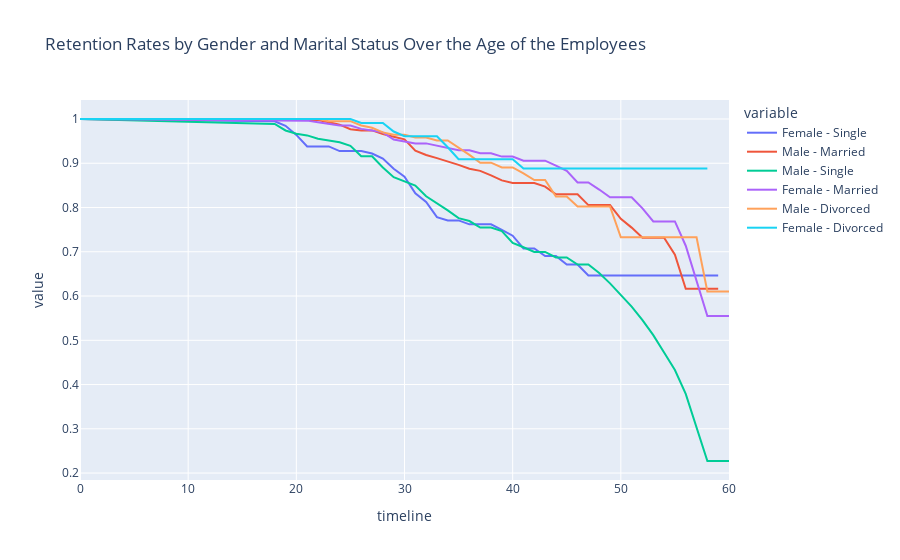

Notebook cell for this chart:
### Code cell
results5 = survival(data, 'Gender/Marital_Status', 'Age', 'Attrition')
px.line(data_frame=results5, title = "Retention Rates by Gender and Marital Status Over the Age of the Employees")

### Figure 1 — Plotly figure (JSON) as saved in the notebook; plotly's stock layout.template omitted (floating-point values rounded to 4 significant figures)
{"data": [{"hovertemplate": "variable=Female - Single<br>timeline=%{x}<br>value=%{y}<extra></extra>", "legendgroup": "Female - Single", "line": {"color": "#636efa", "dash": "solid"}, "marker": {"symbol": "circle"}, "mode": "lines", "name": "Female - Single", "orientation": "v", "showlegend": true, "type": "scatter", "x": [0, 18, 19, 20, 21, 22, 23, 24, 25, 26, 27, 28, 29, 30, 31, 32, 33, 34, 35, 36, 37, 38, 39, 40, 41, 42, 43, 44, 45, 46, 47, 48, 49, 50, 51, 52, 53, 54, 55, 56, 57, 58, 59, 60], "xaxis": "x", "y": [1, 0.995, 0.9848, 0.9641, 0.9381, 0.9381, 0.9381, 0.9275, 0.9275, 0.9275, 0.922, 0.9106, 0.8874, 0.8697, 0.8322, 0.8125, 0.7781, 0.7709, 0.7709, 0.7619, 0.7619, 0.7619, 0.7497, 0.7363, 0.7074, 0.7074, 0.6906, 0.6906, 0.6714, 0.6714, 0.6465, 0.6465, 0.6465, 0.6465, 0.6465, 0.6465, 0.6465, 0.6465, 0.6465, 0.6465, 0.6465, 0.6465, 0.6465, null], "yaxis": "y"}, {"hovertemplate": "variable=Male - Married<br>timeline=%{x}<br>value=%{y}<extra></extra>", "legendgroup": "Male - Married", "line": {"color": "#EF553B", "dash": "solid"}, "marker": {"symbol": "circle"}, "mode": "lines", "name": "Male - Married", "orientation": "v", "showlegend": true, "type": "scatter", "x": [0, 18, 19, 20, 21, 22, 23, 24, 25, 26, 27, 28, 29, 30, 31, 32, 33, 34, 35, 36, 37, 38, 39, 40, 41, 42, 43, 44, 45, 46, 47, 48, 49, 50, 51, 52, 53, 54, 55, 56, 57, 58, 59, 60], "xaxis": "x", "y": [1, 0.9988, 0.9988, 0.9988, 0.9988, 0.9975, 0.9925, 0.9874, 0.977, 0.9743, 0.9743, 0.9659, 0.96, 0.954, 0.9286, 0.9187, 0.9116, 0.9043, 0.8964, 0.8876, 0.8828, 0.8726, 0.8614, 0.8553, 0.8553, 0.8553, 0.8473, 0.8299, 0.8299, 0.8299, 0.8055, 0.8055, 0.8055, 0.7745, 0.7546, 0.7318, 0.7318, 0.7318, 0.6932, 0.6162, 0.6162, 0.6162, 0.6162, null], "yaxis": "y"}, {"hovertemplate": "variable=Male - Single<br>timeline=%{x}<br>value=%{y}<extra></extra>", "legendgroup": "Male - Single", "line": {"color": "#00cc96", "dash": "solid"}, "marker": {"symbol": "circle"}, "mode": "lines", "name": "Male - Single", "orientation": "v", "showlegend": true, "type": "scatter", "x": [0, 18, 19, 20, 21, 22, 23, 24, 25, 26, 27, 28, 29, 30, 31, 32, 33, 34, 35, 36, 37, 38, 39, 40, 41, 42, 43, 44, 45, 46, 47, 48, 49, 50, 51, 52, 53, 54, 55, 56, 57, 58, 59, 60], "xaxis": "x", "y": [1, 0.9889, 0.9741, 0.9667, 0.9629, 0.9552, 0.9513, 0.9474, 0.9395, 0.9156, 0.9156, 0.8903, 0.8684, 0.8592, 0.8497, 0.8254, 0.8099, 0.7935, 0.776, 0.7694, 0.7548, 0.7548, 0.7466, 0.7199, 0.7103, 0.6995, 0.6995, 0.6871, 0.6871, 0.6711, 0.6711, 0.6519, 0.6286, 0.6035, 0.576, 0.5457, 0.5116, 0.4723, 0.4329, 0.3788, 0.303, 0.2273, 0.2273, 0.2273], "yaxis": "y"}, {"hovertemplate": "variable=Female - Married<br>timeline=%{x}<br>value=%{y}<extra></extra>", "legendgroup": "Female - Married", "line": {"color": "#ab63fa", "dash": "solid"}, "marker": {"symbol": "circle"}, "mode": "lines", "name": "Female - Married", "orientation": "v", "showlegend": true, "type": "scatter", "x": [0, 18, 19, 20, 21, 22, 23, 24, 25, 26, 27, 28, 29, 30, 31, 32, 33, 34, 35, 36, 37, 38, 39, 40, 41, 42, 43, 44, 45, 46, 47, 48, 49, 50, 51, 52, 53, 54, 55, 56, 57, 58, 59, 60], "xaxis": "x", "y": [1, 0.9963, 0.9963, 0.9963, 0.9963, 0.9926, 0.9889, 0.9852, 0.9852, 0.9777, 0.9738, 0.9698, 0.9535, 0.9493, 0.9449, 0.9449, 0.94, 0.9349, 0.9294, 0.9294, 0.9228, 0.9228, 0.9151, 0.9151, 0.9058, 0.9058, 0.9058, 0.8946, 0.8827, 0.8568, 0.8568, 0.8406, 0.8231, 0.8231, 0.8231, 0.7981, 0.7686, 0.7686, 0.7686, 0.7137, 0.6344, 0.5551, 0.5551, 0.5551], "yaxis": "y"}, {"hovertemplate": "variable=Male - Divorced<br>timeline=%{x}<br>value=%{y}<extra></extra>", "legendgroup": "Male - Divorced", "line": {"color": "#FFA15A", "dash": "solid"}, "marker": {"symbol": "circle"}, "mode": "lines", "name": "Male - Divorced", "orientation": "v", "showlegend": true, "type": "scatter", "x": [0, 18, 19, 20, 21, 22, 23, 24, 25, 26, 27, 28, 29, 30, 31, 32, 33, 34, 35, 36, 37, 38, 39, 40, 41, 42, 43, 44, 45, 46, 47, 48, 49, 50, 51, 52, 53, 54, 55, 56, 57, 58, 59, 60], "xaxis": "x", "y": [1, 1, 1, 1, 1, 1, 0.9952, 0.9952, 0.9952, 0.9852, 0.9802, 0.9697, 0.9643, 0.9643, 0.9583, 0.9583, 0.9515, 0.9515, 0.9357, 0.919, 0.9013, 0.9013, 0.8906, 0.8906, 0.8773, 0.8621, 0.8621, 0.8247, 0.8247, 0.8024, 0.8024, 0.8024, 0.8024, 0.7326, 0.7326, 0.7326, 0.7326, 0.7326, 0.7326, 0.7326, 0.7326, 0.6105, 0.6105, 0.6105], "yaxis": "y"}, {"hovertemplate": "variable=Female - Divorced<br>timeline=%{x}<br>value=%{y}<extra></extra>", "legendgroup": "Female - Divorced", "line": {"color": "#19d3f3", "dash": "solid"}, "marker": {"symbol": "circle"}, "mode": "lines", "name": "Female - Divorced", "orientation": "v", "showlegend": true, "type": "scatter", "x": [0, 18, 19, 20, 21, 22, 23, 24, 25, 26, 27, 28, 29, 30, 31, 32, 33, 34, 35, 36, 37, 38, 39, 40, 41, 42, 43, 44, 45, 46, 47, 48, 49, 50, 51, 52, 53, 54, 55, 56, 57, 58, 59, 60], "xaxis": "x", "y": [1, 1, 1, 1, 1, 1, 1, 1, 1, 0.9912, 0.9912, 0.9912, 0.9717, 0.9612, 0.9612, 0.9612, 0.9612, 0.9362, 0.9091, 0.9091, 0.9091, 0.9091, 0.9091, 0.9091, 0.8879, 0.8879, 0.8879, 0.8879, 0.8879, 0.8879, 0.8879, 0.8879, 0.8879, 0.8879, 0.8879, 0.8879, 0.8879, 0.8879, 0.8879, 0.8879, 0.8879, 0.8879, null, null], "yaxis": "y"}], "layout": {"autosize": true, "legend": {"title": {"text": "variable"}, "tracegroupgap": 0}, "title": {"text": "Retention Rates by Gender and Marital Status Over the Age of the Employees"}, "xaxis": {"anchor": "y", "autorange": true, "domain": [0, 1], "range": [0, 60], "title": {"text": "timeline"}, "type": "linear"}, "yaxis": {"anchor": "x", "autorange": true, "domain": [0, 1], "range": [0.1843, 1.043], "title": {"text": "value"}, "type": "linear"}}}
